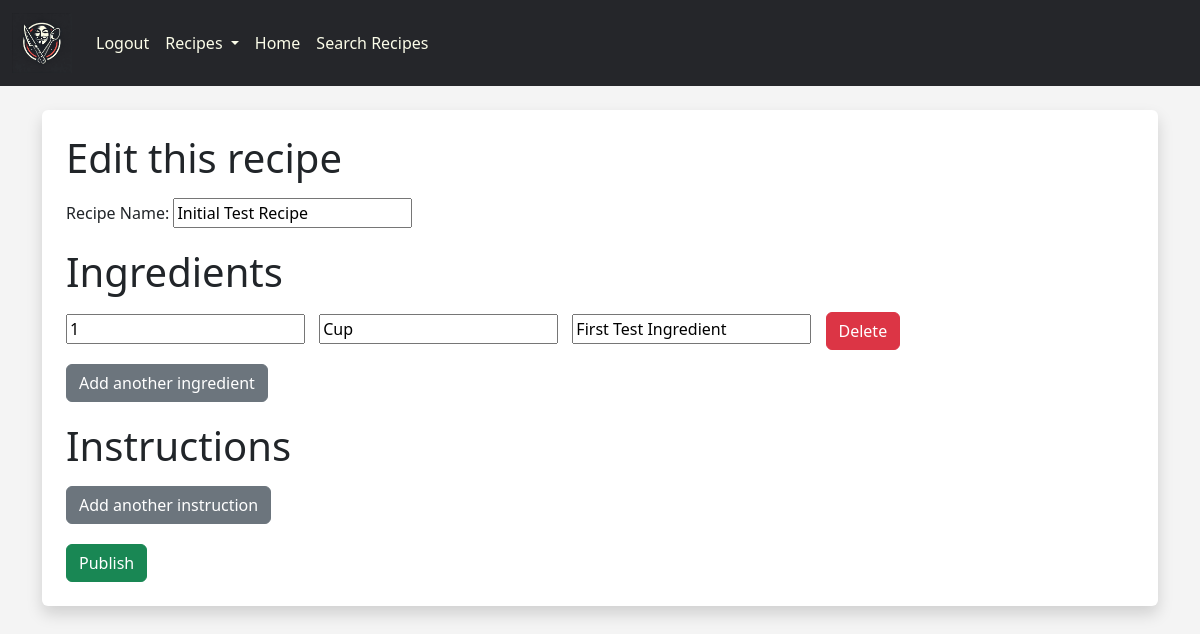
Page /voxpopulirecipes/submit_recipe/1/ (signed in) on the earlier database version.
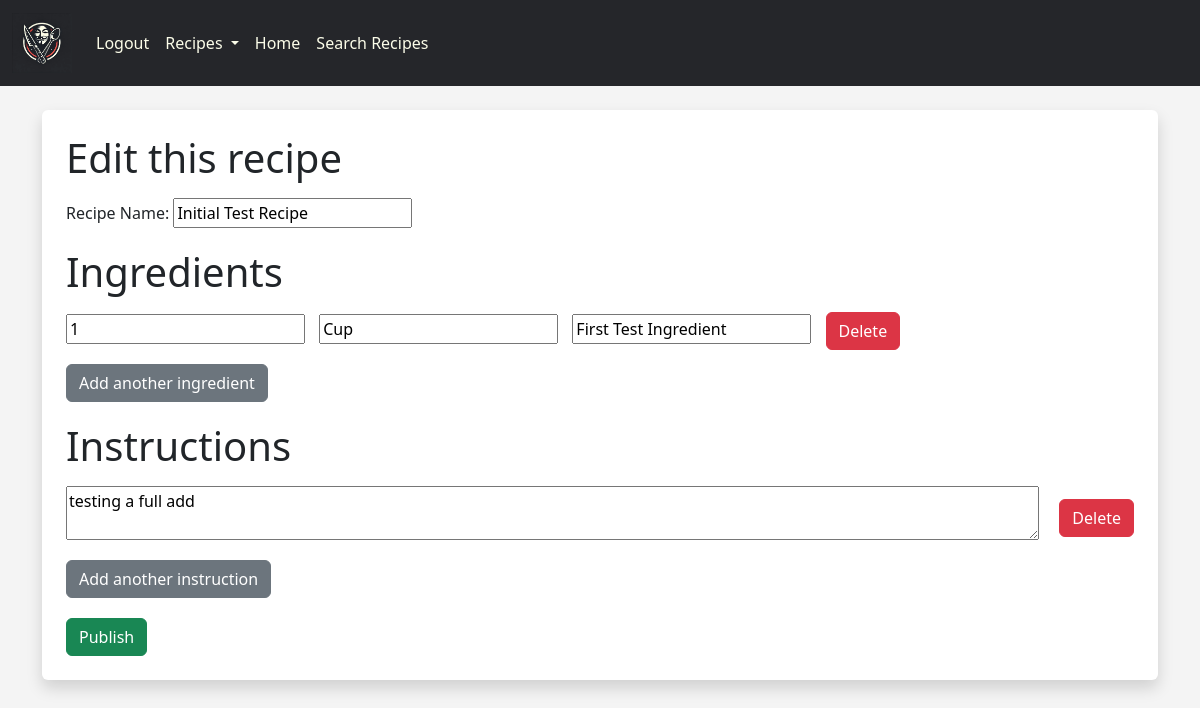
Same page on the later database version.
### voxpopulirecipes/models.py (models this page shows, shortened)
class Ingredient(models.Model):
    recipe = models.ForeignKey(Recipe, on_delete=models.CASCADE)
    ingredient_text = models.CharField(max_length=200) #required
    ingredient_amount = models.CharField(max_length=200, blank=True, null=True) #optional
    ingredient_unit = models.CharField(max_length=200, blank=True, null=True) #optional

class Instruction(models.Model):
    recipe = models.ForeignKey(Recipe, on_delete=models.CASCADE)
    instruction_text = models.CharField(max_length=500)
    instruction_order = models.IntegerField(default=0)

### voxpopulirecipes/views.py (the view, shortened to what this page needs)
# urls.py: path("submit_recipe/", views.submit_recipe, name="submit_recipe"),
def submit_recipe(request, recipe_id=None):
    if recipe_id:
        recipe = get_object_or_404(Recipe, id=recipe_id)
    else:
        recipe = None
    return render(request, 'voxpopulirecipes/submit_recipe.html', {'recipe': recipe})

### voxpopulirecipes/templates/voxpopulirecipes/submit_recipe.html (shortened to what this page needs)
{% extends 'voxpopulirecipes/base.html' %}
{% block content %}
{% if user.is_authenticated %}
    <div class='shadow p-4 mb-5 bg-body rounded'>
    <form action="{% if recipe %}{% url 'voxpopulirecipes:submit_recipe' recipe.id %}{% else %}{% url 'voxpopulirecipes:submit_recipe' %}{% endif %}" method="post">
        {% if recipe %}
        <fieldset>
            <fieldset id="recipe-name-section" class="create_section">
                <legend><h1>Edit this recipe</h1></legend>
                <label for="id_title">Recipe Name:</label>
                <input autofocus type="text" name="title" id="id_title" value="{{ recipe.title }}" required>
            </fieldset>
            <fieldset id="ingredients-section" class="create_section">
                <legend><h1>Ingredients</h1></legend>
                {% for ingredient in recipe.ingredient_set.all %}
                <div class="ingredient">
                    <input type="text" name="ingredient_amount_{{ ingredient.id }}" placeholder="Amount" class="create_ingredient_input" value="{{ ingredient.ingredient_amount }}">
                    <input type="text" name="ingredient_unit_{{ ingredient.id }}" placeholder="Unit" class="create_ingredient_input" value="{{ ingredient.ingredient_unit }}">
                    <input type="text" name="ingredient_text_{{ ingredient.id }}" placeholder="Ingredient" class="create_ingredient_input" value="{{ ingredient.ingredient_text }}"required >
                    <button type="button" class="btn btn-danger" onclick="deleteIngredient(this, {{ ingredient.id }})">Delete</button>
                </div>
                {% endfor %}
                <button type="button" class="btn btn-secondary" id="add-ingredient">Add another ingredient</button>
            </fieldset>
            <fieldset id="instructions-section" class="create_section">
                <legend><h1>Instructions</h1></legend>
                {% for instruction in recipe.instruction_set.all %}
                <div class="instruction">
                    <textarea name="instruction_text_{{ instruction.id }}" placeholder="Instruction" class="create_instruction_input" required>{{ instruction.instruction_text }}</textarea>
                    <button type = "button" class="btn btn-danger" onclick="deleteInstruction(this, {{ instruction.id }})">Delete</button>
                </div>
                {% endfor %}
            <button type="button" class="btn btn-secondary" id="add-instruction">Add another instruction</button>
            </fieldset>
        </fieldset>
        <input type="submit" class="btn btn-success" value="Publish">
        {% endif %}
    </form>
    </div>
{% endif %}
{% endblock %}

Differences in the rows shown:
added Instruction: id "testing a full add"
